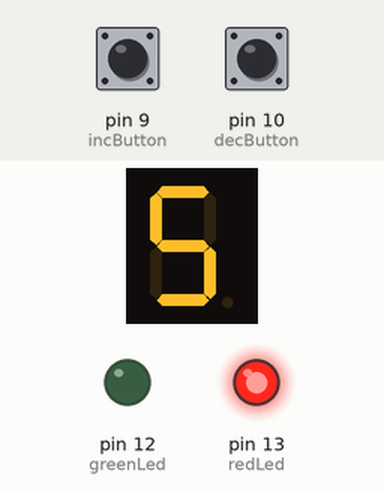
Simulated run of this sketch. Board: Arduino Uno, built with avr-gcc and run on an emulated ATmega328P. Parts: 1-digit seven-segment display, output pins drawn as LEDs (lit = HIGH). Wiring (inferred from the names in the program): 1-digit 7-segment display, segments lit when HIGH: segments pin 7, pin 8, pin 4, pin 3, pin 2, pin 6, pin 5. The inputs (shaded band) are chosen by the test bench; at power-on: pin 10 (decButton) LOW, pin 9 (incButton) LOW. Random numbers use the default seed unless the sketch sets one; the segment pins are drawn as the display they are named for; pins used as bus, display or sensor lines are not drawn; what the sketch prints to the serial monitor is not drawn.

Above: at 1.2 s.
1.3 s: pin 10 (decButton) pulled HIGH for 0.15 s
At 2.2 s:
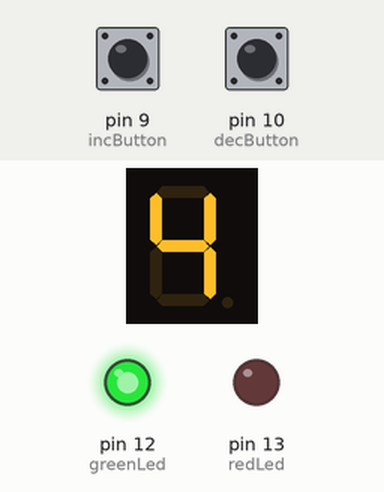
2.9 s: pin 10 (decButton) pulled HIGH for 1 s
At 4.7 s:
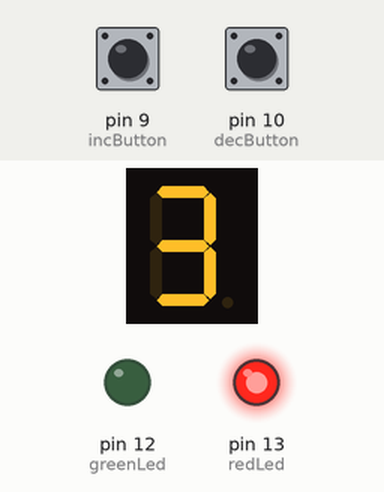
5.4 s: pin 9 (incButton) pulled HIGH for 0.15 s
At 5.48 s:
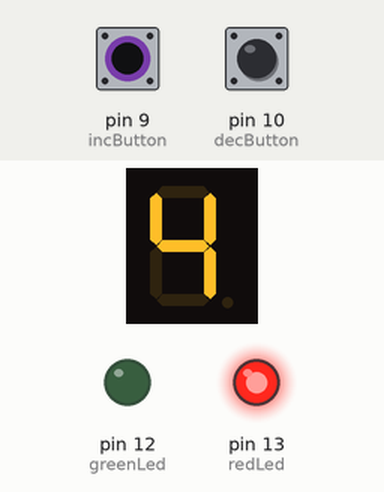
7.0 s: pin 9 (incButton) pulled HIGH for 1 s
At 7.8 s:
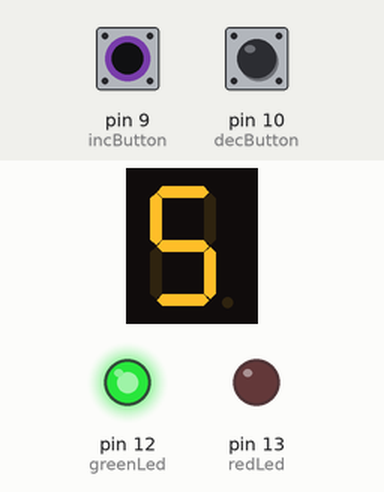
Timing chart, 0 to 10.0 s (numbered marks = the images above; inputs shaded):
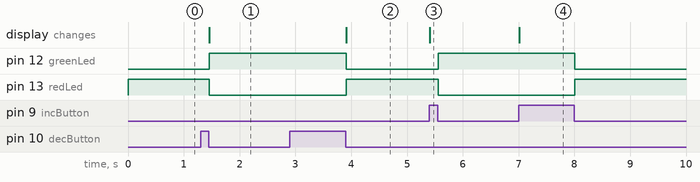

The sketch:

Say__Tahmin_Oyunu.ino.ino
```cpp
//seven segment display ile sayi tahmin oyunu
//Created by Arif Mandal


int e = 2;
int d = 3;
int c = 4;
int g = 5;
int f = 6;
int a = 7;
int b = 8;
int randomNumber = 0; //arduinonun tutacagi random sayi
int incButton = 9; //arttirma butonunun pin numarasi
int decButton = 10; //azaltma butonunun pin numarasi
int incDurum = 0; //9.pin durum
int decDurum = 0; //10.pin durum
int counter = 0; //sayacimiz
int redLed = 13; //kirmizi led pini
int greenLed = 12; //yesil led pini


void setup() {
  // put your setup code here, to run once:
  Serial.begin(9600);//monitorumuzu baslattik
  pinMode(a, OUTPUT);//display ve led pinlerimizi cikis buton pinlerimizi giris yani input yapiyoruz.
  pinMode(b, OUTPUT);
  pinMode(c, OUTPUT);
  pinMode(d, OUTPUT);
  pinMode(e, OUTPUT);
  pinMode(f, OUTPUT);
  pinMode(g, OUTPUT);
  pinMode(incButton, INPUT);
  pinMode(decButton, INPUT);
  pinMode(redLed, OUTPUT);
  pinMode(greenLed, OUTPUT);

  //random sayi olusturma
  randomSeed(analogRead(0));//0. pinden deger okuyarak gurultuleri temizliyoruz.
  randomNumber = random(0, 10); //0 dahil olmak uzere 10'a kadar sayi uretiyor.
  Serial.print("Random number:");
  Serial.println(randomNumber);//sayimizi gormek icin yazdiriyoruz.

  writeNumber(5);//display ilk basta sanslar esit olmasi icin 5 yazacaktir.
  counter = 5; //counter'i 5 olarak baslatiyoruz.


}

void loop() {
  // put your main code here, to run repeatedly:
  incDurum = digitalRead(incButton); //Pinlerimizin degerlerini aliyoruz.
  decDurum = digitalRead(decButton); //Pinlerimizin degerlerini aliyoruz.

  writeNumber(counter);// counterimizi display'e yazdiriyoruz.
  //arttirma butonu
  if (incDurum == HIGH) { //arttirma butonuna basilmissa;
    delay(10);//dalgalanmalar icin 10 milisaniye bekletiyoruz.
    counter++;//sayacimizi arttirip
    writeNumber(counter);// yazdiriyoruz

    if (counter > 9) { //9dan buyukse 0'a geri donmesini sagliyoruz.
      counter = 0;

    }
    while (incDurum == HIGH) { //anahtarimizin durumunu kontrol ediyoruz.
      incDurum = digitalRead(incButton);

    }
    delay(10);


  }

  //azaltma butonu
  //arttrma butonu ile ayni ozelliklere sahip sadece counter--
  if (decDurum == HIGH) {
    delay(10);
    writeNumber(counter);
    counter--;

    if (counter < 0) {
      counter = 9;

    }

    while (decDurum == HIGH) {
      decDurum = digitalRead(decButton);

    }
    delay(10);


  }

  if (counter == randomNumber) {//eger arduinonun tuttugu sayi ayniysa yesil yanacak degilse kirmizi yanacaktir
    digitalWrite(greenLed, HIGH);

    digitalWrite(redLed, LOW);


  } else {
    digitalWrite(redLed, HIGH);

    digitalWrite(greenLed, LOW);

  }


}

void writeNumber(int number) {// seven segment display sayilarinin gosterimi degisiklige yapmaya gerek yoktur.
  switch (number) {
    case 0:
      digitalWrite(e, HIGH);
      digitalWrite(d, HIGH);
      digitalWrite(c, HIGH);
      digitalWrite(g, LOW);
      digitalWrite(f, HIGH);
      digitalWrite(a, HIGH);
      digitalWrite(b, HIGH);
      break;

    case 1:
      digitalWrite(e, LOW);
      digitalWrite(d, LOW);
      digitalWrite(c, HIGH);
      digitalWrite(g, LOW);
      digitalWrite(f, LOW);
      digitalWrite(a, LOW);
      digitalWrite(b, HIGH);
      break;

    case 2:
      digitalWrite(e, HIGH);
      digitalWrite(d, HIGH);
      digitalWrite(c, LOW);
      digitalWrite(g, HIGH);
      digitalWrite(f, LOW);
      digitalWrite(a, HIGH);
      digitalWrite(b, HIGH);
      break;

    case 3:
      digitalWrite(e, LOW);
      digitalWrite(d, HIGH);
      digitalWrite(c, HIGH);
      digitalWrite(g, HIGH);
      digitalWrite(f, LOW);
      digitalWrite(a, HIGH);
      digitalWrite(b, HIGH);
      break;

    case 4:
      digitalWrite(e, LOW);
      digitalWrite(d, LOW);
      digitalWrite(c, HIGH);
      digitalWrite(g, HIGH);
      digitalWrite(f, HIGH);
      digitalWrite(a, LOW);
      digitalWrite(b, HIGH);

      break;

    case 5:
      digitalWrite(e, LOW);
      digitalWrite(d, HIGH);
      digitalWrite(c, HIGH);
      digitalWrite(g, HIGH);
      digitalWrite(f, HIGH);
      digitalWrite(a, HIGH);
      digitalWrite(b, LOW);
      break;

    case 6:
      digitalWrite(e, HIGH);
      digitalWrite(d, HIGH);
      digitalWrite(c, HIGH);
      digitalWrite(g, HIGH);
      digitalWrite(f, HIGH);
      digitalWrite(a, HIGH);
      digitalWrite(b, LOW);

      break;

    case 7:
      digitalWrite(e, LOW);
      digitalWrite(d, LOW);
      digitalWrite(c, HIGH);
      digitalWrite(g, LOW);
      digitalWrite(f, LOW);
      digitalWrite(a, HIGH);
      digitalWrite(b, HIGH);
      break;
    case 8:
      digitalWrite(e, HIGH);
      digitalWrite(d, HIGH);
      digitalWrite(c, HIGH);
      digitalWrite(g, HIGH);
      digitalWrite(f, HIGH);
      digitalWrite(a, HIGH);
      digitalWrite(b, HIGH);
      break;
    case 9:
      digitalWrite(e, LOW);
      digitalWrite(d, HIGH);
      digitalWrite(c, HIGH);
      digitalWrite(g, HIGH);
      digitalWrite(f, HIGH);
      digitalWrite(a, HIGH);
      digitalWrite(b, HIGH);
      break;
  }


}

//Thank you...
```

Measured:
- after the input at 1.3 s, pin 12 (greenLed): LOW → HIGH after 0.16 s; pin 13 (redLed): HIGH → LOW after 0.16 s; the display: changes after 0.16 s (image 1)
- after the input at 2.9 s, pin 12 (greenLed): HIGH → LOW after 1.0 s; pin 13 (redLed): LOW → HIGH after 1.0 s; the display: changes after 1.0 s (image 2)
- after the input at 5.4 s, pin 12 (greenLed): LOW → HIGH after 0.16 s; pin 13 (redLed): HIGH → LOW after 0.16 s; the display: changes at once (image 3)
- after the input at 7.0 s, pin 12 (greenLed): HIGH → LOW after 1.0 s; pin 13 (redLed): LOW → HIGH after 1.0 s; the display: changes at once (image 4)
